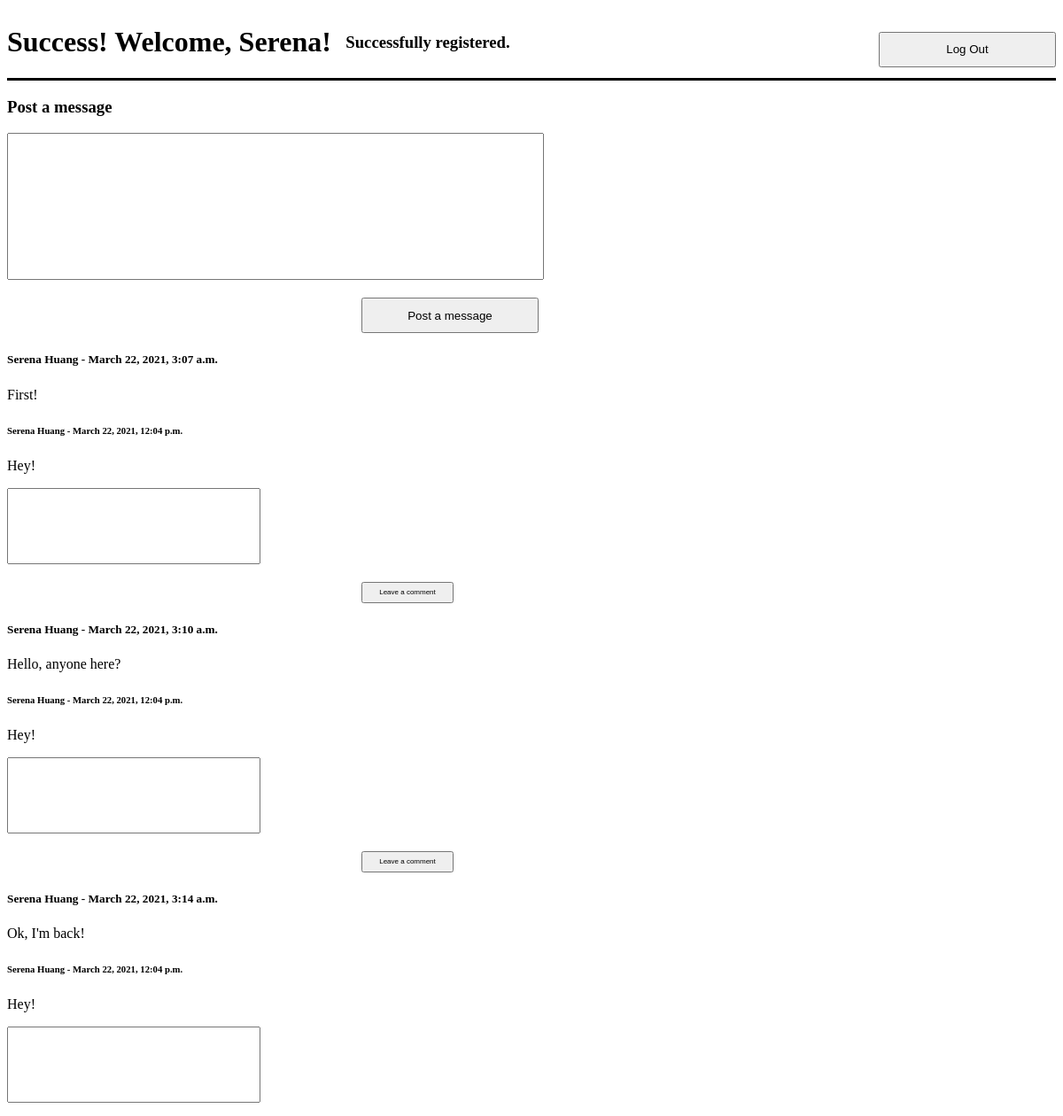
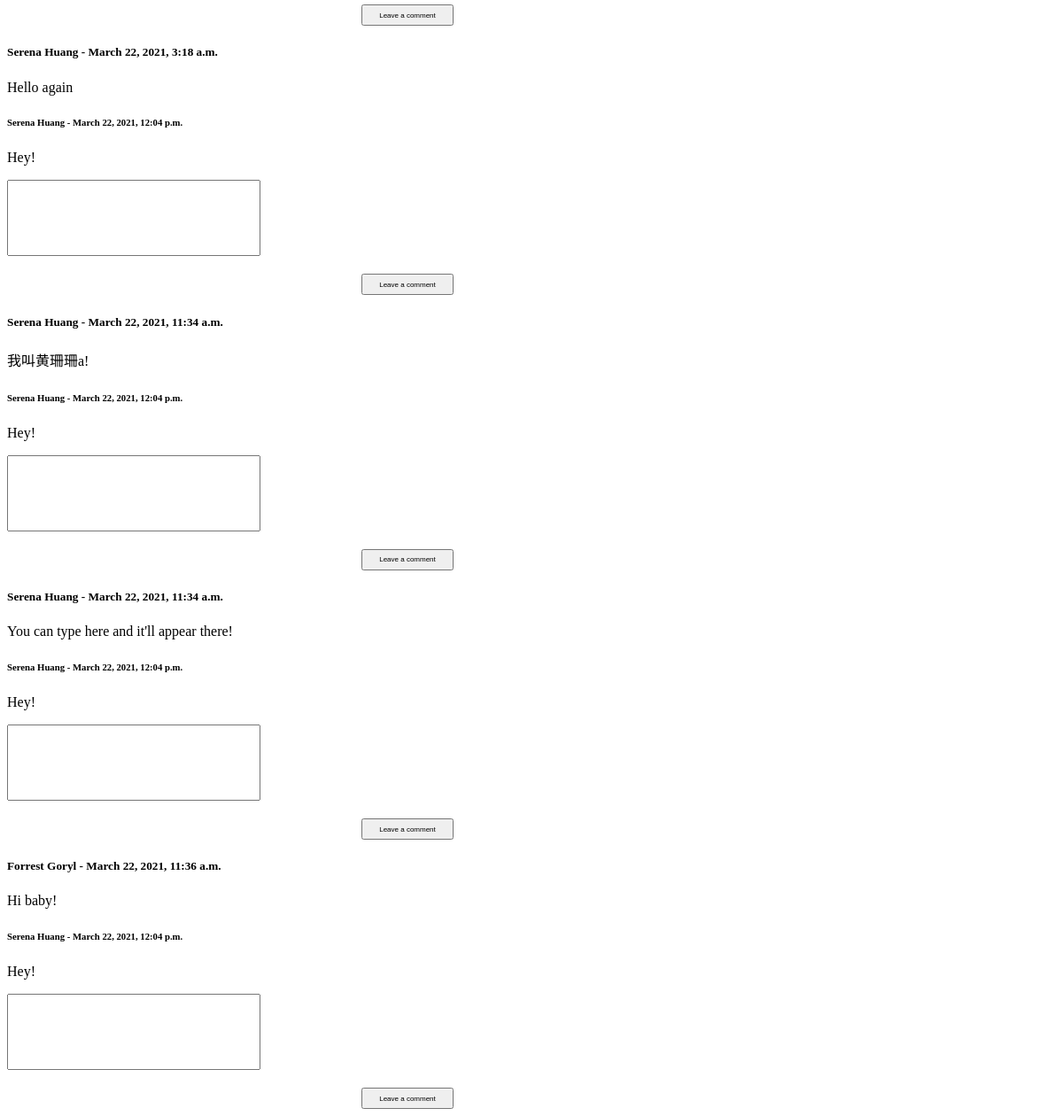
The page /theWall (signed in) on the database its author committed (2 pictures, top to bottom).
### login_register_app/models.py (models this page shows)
class User(models.Model):
    f_name = models.CharField(max_length=15)
    l_name = models.CharField(max_length=25)
    email = models.CharField(max_length=25)
    pw = models.CharField(max_length=25)
    created_at = models.DateTimeField(auto_now_add=True)
    updated_at = models.DateTimeField(auto_now=True)
    objects = UserManager()

class Message(models.Model):
    user = models.ForeignKey(User, related_name="messages", on_delete = models.CASCADE)
    message = models.TextField()
    created_at = models.DateTimeField(auto_now_add=True)
    updated_at = models.DateTimeField(auto_now=True)

class Comment(models.Model):
    user = models.ForeignKey(User, related_name="comments", on_delete = models.CASCADE)
    message = models.ForeignKey(Message, related_name='comments', on_delete = models.CASCADE)
    comment = models.TextField()
    created_at = models.DateTimeField(auto_now_add=True)
    updated_at = models.DateTimeField(auto_now=True)

### login_register_app/views.py (the view)
# urls.py: path('theWall', views.theWall),
def theWall(request):
    if 'f_name' in request.session:
        context = {
            'first_name': request.session['f_name'],
            'registered': request.session['registered'],
            'messages': Message.objects.all(),
            'comments': Comment.objects.all()
        }
        return render(request, 'theWall_page.html', context)
    else:
        return redirect("/")

### login_register_app/templates/theWall_page.html (shortened to what this page needs)
<!DOCTYPE html>
<html lang='en'>
    <head>
        {% load static %}
        <link rel='stylesheet' href='{% static "theWall.css"%}'>
    </head>
    <body>
        <header>
            <h1>Success! Welcome, {{ first_name }}!</h1>
            {% if registered %}
                <h3>Successfully registered.</h3>
            {% endif %}
            <form action='/logout' method='POST'>
                <button type='submit'>Log Out</button>
            </form>
        </header>
        <form class='message' action="/theWall/post_message" method="POST">
            <h3>Post a message</h3>
            <textarea name="message"></textarea>
            <button type="submit">Post a message</button>
        </form>
        {% for object in messages %}
            <h5>{{ object.user.f_name }} {{ object.user.l_name }} - {{ object.created_at }}</h5>
            <p>{{ object.message }}</p>
            {% for object in comments %}
                <h6>{{ object.user.f_name }} {{ object.user.l_name }} - {{ object.created_at }}</h6>
                <p>{{ object.comment }}</p>
            {% endfor %}
            <form class='message' action="/theWall/post_comment" method="POST">
                <textarea class="comment" name="comment"></textarea>
                <button class="comment_button" type="submit">Leave a comment</button>
            </form>
        {% endfor %}
    </body>
</html>

### login_register_app/static/theWall.css (style rules this page uses)
header { display: flex; justify-content: space-between; align-items: center; border-bottom: 3px solid black; }
textarea { resize: none; height: 20vh; width: 75vh; }
.comment { width: 35vh; height: 10vh; }
button { display: block; width: 25vh; height: 5vh; margin: 2vh 0px 0px 50vh; }
.comment_button { height: 3vh; width: 13vh; font-size: 1vh; }

### rows shown on the page
User: f_name "Serena"
Message: user.f_name "Serena", user.l_name "Huang", created_at "March 22, 2021, 3:07 a.m.", message "First!"
Comment: user.f_name "Serena", user.l_name "Huang", created_at "March 22, 2021, 12:04 p.m.", comment "Hey!"
Message: user.f_name "Serena", user.l_name "Huang", created_at "March 22, 2021, 3:10 a.m.", message "Hello, anyone here?"
Message: user.f_name "Serena", user.l_name "Huang", created_at "March 22, 2021, 3:14 a.m.", message "Ok, I'm back!"
Message: user.f_name "Serena", user.l_name "Huang", created_at "March 22, 2021, 3:18 a.m.", message "Hello again"
Message: user.f_name "Serena", user.l_name "Huang", created_at "March 22, 2021, 11:34 a.m.", message "我叫黄珊珊a!"
Message: user.f_name "Serena", user.l_name "Huang", created_at "March 22, 2021, 11:34 a.m.", message "You can type here and it'll appear there!"
Message: user.f_name "Forrest", user.l_name "Goryl", created_at "March 22, 2021, 11:36 a.m.", message "Hi baby!"
